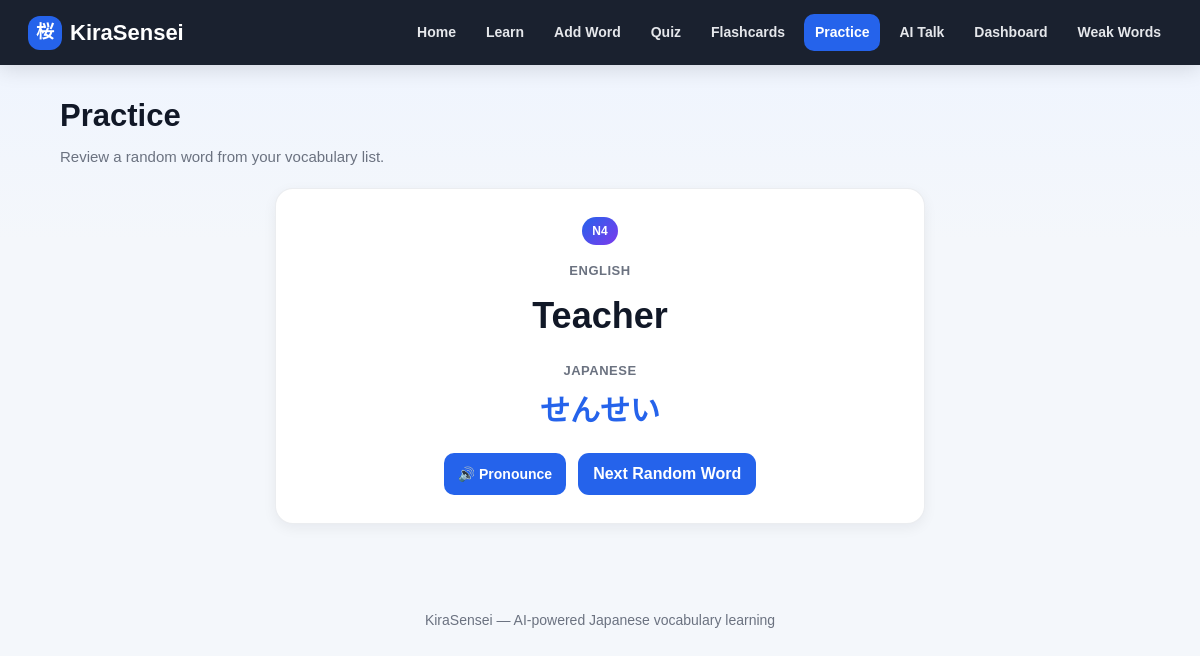
Screenshot of /practice with the database file from the repository.
### tables this page shows
CREATE TABLE words (
            id INTEGER PRIMARY KEY AUTOINCREMENT,
            english TEXT NOT NULL,
            japanese TEXT NOT NULL
        , correct_count INTEGER DEFAULT 0, wrong_count INTEGER DEFAULT 0, last_reviewed TEXT, jlpt_level TEXT DEFAULT 'N5');

### app.py (the view)
@app.route("/practice")
def practice():
    conn = get_db_connection()
    word = conn.execute("SELECT * FROM words ORDER BY RANDOM() LIMIT 1").fetchone()
    conn.close()
    return render_template("practice.html", word=word, mode="all")

### app.py (called while the page is built)
def get_db_connection():
    conn = sqlite3.connect("words.db")
    conn.row_factory = sqlite3.Row
    return conn

### templates/practice.html (shortened to what this page needs)
{% extends "base.html" %}
{% block content %}
<div class="page-header">
    {% if mode == "weak" %}
        <h1>Practice Weak Words</h1>
        <p>Review the words you struggle with the most.</p>
    {% else %}
        <h1>Practice</h1>
        <p>Review a random word from your vocabulary list.</p>
    {% endif %}
</div>
{% if word %}
<div class="practice-card">
    <span class="badge">{{ word.jlpt_level or "N5" }}</span>
    <span class="practice-label">English</span>
    <h2>{{ word.english }}</h2>
    <span class="practice-label practice-label-space">Japanese</span>
    <h3>{{ word.japanese }}</h3>
    <div class="practice-actions">
        <button class="speak-btn" onclick="speakJapanese('{{ word.japanese }}')">🔊 Pronounce</button>
        {% if mode == "weak" %}
            <a href="{{ url_for('practice_weak') }}" class="btn-primary">Next Weak Word</a>
        {% else %}
            <a href="{{ url_for('practice') }}" class="btn-primary">Next Random Word</a>
        {% endif %}
    </div>
</div>
{% endif %}
{% endblock %}

### static/style.css (style rules this page uses)
* { margin:0; padding:0; box-sizing:border-box; }
:root { --bg:#f4f7fb; --card:#ffffff; --text:#111827; --muted:#6b7280; --primary:#2563eb; --primary-dark:#1d4ed8; --danger:#dc2626; --danger-dark:#b91c1c; --warning:#f59e0b; --warning-dark:#d97706; --border:#e5e7eb; --shadow:0 8px 24px rgba(15,23,42,.08); --soft-shadow:0 4px 14px rgba(15,23,42,.06); }
body { font-family:Arial,sans-serif; background:linear-gradient(180deg,#eef4ff 0%,var(--bg) 240px); color:var(--text); line-height:1.5; min-height:100vh; }
a { text-decoration:none; }
.page-header { margin-bottom:20px; }
.page-header h1 { font-size:31px; margin-bottom:6px; color:var(--text); }
.page-header p { color:var(--muted); font-size:15px; }
.learn-card, .word-card, .stat-card, .quiz-card, .home-card, .empty-box, .practice-card, .feedback-box, .table-wrapper, .score-box, .form-card { background:var(--card); border-radius:18px; box-shadow:var(--soft-shadow); border:1px solid rgba(229,231,235,.75); }
.learn-card, .word-card, .stat-card, .quiz-card, .home-card, .empty-box, .practice-card, .form-card { padding:17px; }
button, .btn-primary, .btn-secondary, .edit-btn, .delete-btn, .speak-btn { transition:.2s ease; }
.speak-btn { background:var(--primary); color:white; border:none; padding:8px 14px; border-radius:10px; cursor:pointer; font-size:14px; font-weight:800; }
.btn-primary { background:var(--primary); color:white; padding:9px 15px; border-radius:11px; display:inline-block; font-weight:800; border:none; cursor:pointer; }
.badge { display:inline-block; background:linear-gradient(135deg,var(--primary),#7c3aed); color:white; padding:5px 10px; border-radius:999px; font-size:12px; font-weight:800; }
.practice-card { max-width:650px; margin:0 auto; text-align:center; padding:28px; }
.practice-label { display:block; font-size:13px; color:var(--muted); margin:16px 0 8px; text-transform:uppercase; letter-spacing:.5px; font-weight:800; }
.practice-label-space { margin-top:18px; }
.practice-card h2 { font-size:36px; color:var(--text); margin-bottom:10px; }
.practice-card h3 { font-size:30px; color:var(--primary); margin-bottom:20px; }
.practice-actions { display:flex; justify-content:center; gap:12px; flex-wrap:wrap; margin-top:12px; }

### rows the page displays
words: jlpt_level "N4", english "Teacher", japanese "せんせい"
